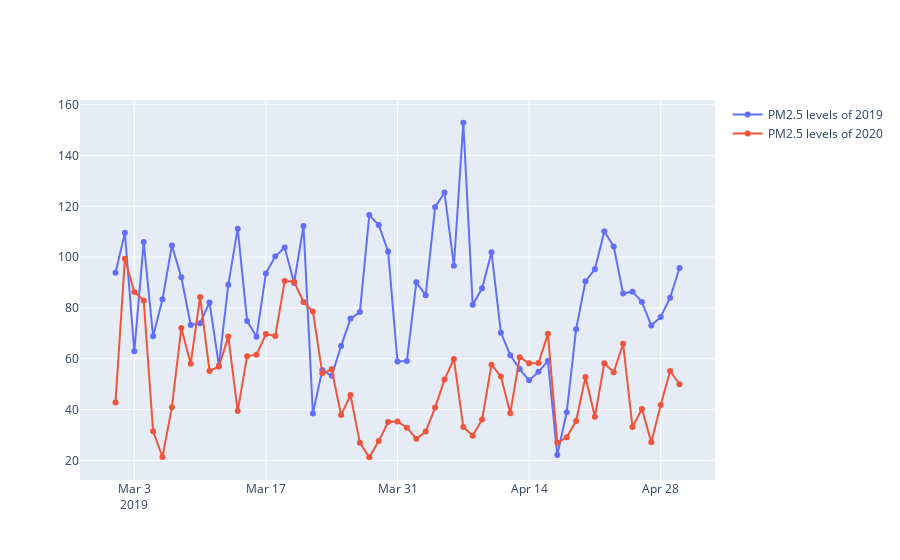

Here is the notebook cell this chart was saved with:
### Code cell
fig = go.Figure()
fig.add_trace(go.Scatter(x=Mar_may_2019['Date'], y=Mar_may_2019['PM2.5'],
                    mode='lines+markers',
                    name='PM2.5 levels of 2019'))
fig.add_trace(go.Scatter(x=Mar_may_2019['Date'], y=Mar_may_2020['PM2.5'],
                    mode='lines+markers',
                    name='PM2.5 levels of 2020'))
#fig.title("PM2.5 Value valiations in Delhi in year 2019 and 2020")

fig.show()
